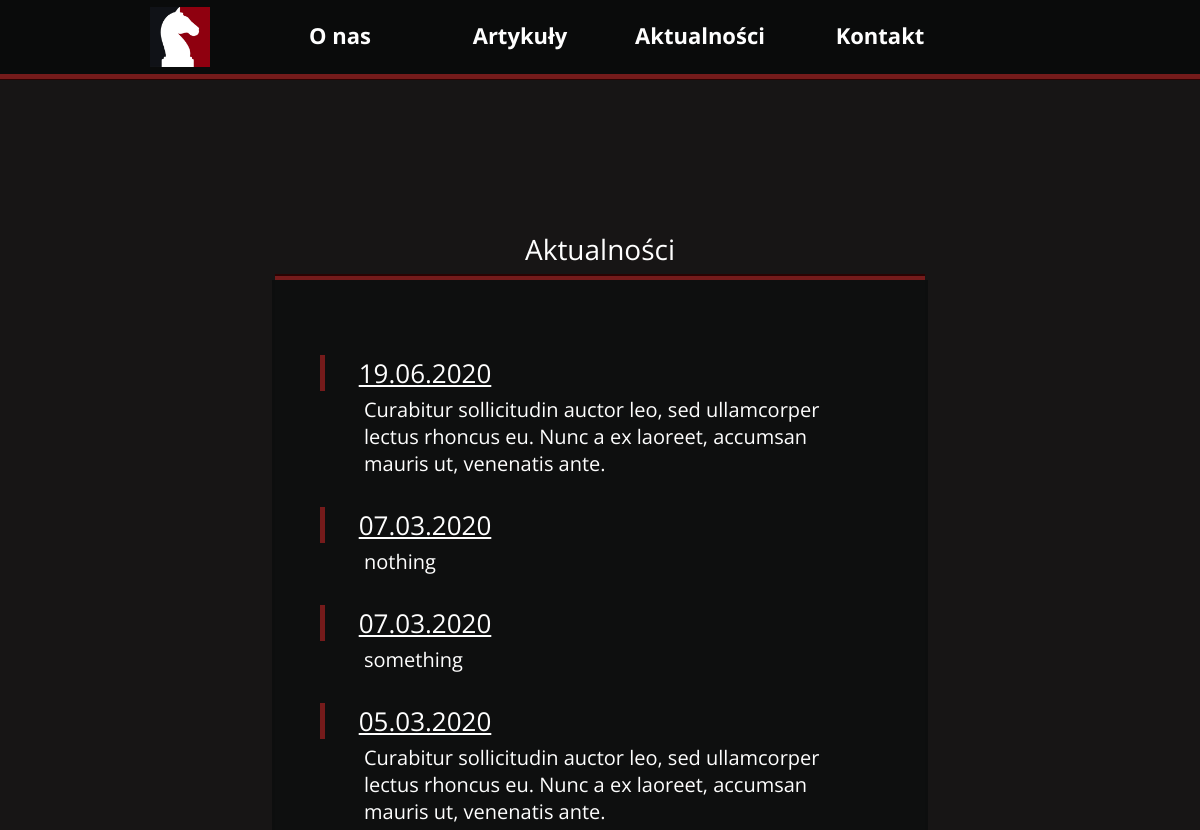
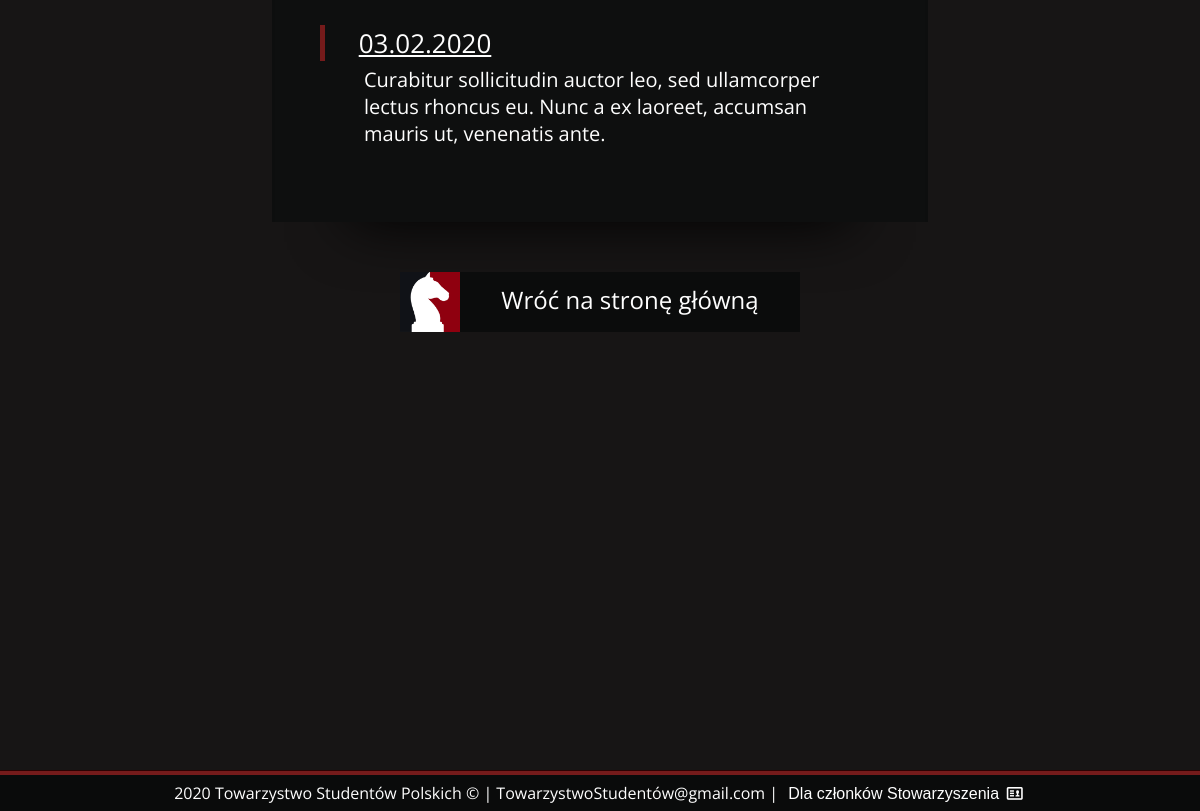
The page /current/ on the database as committed earlier (2 pictures, top to bottom).
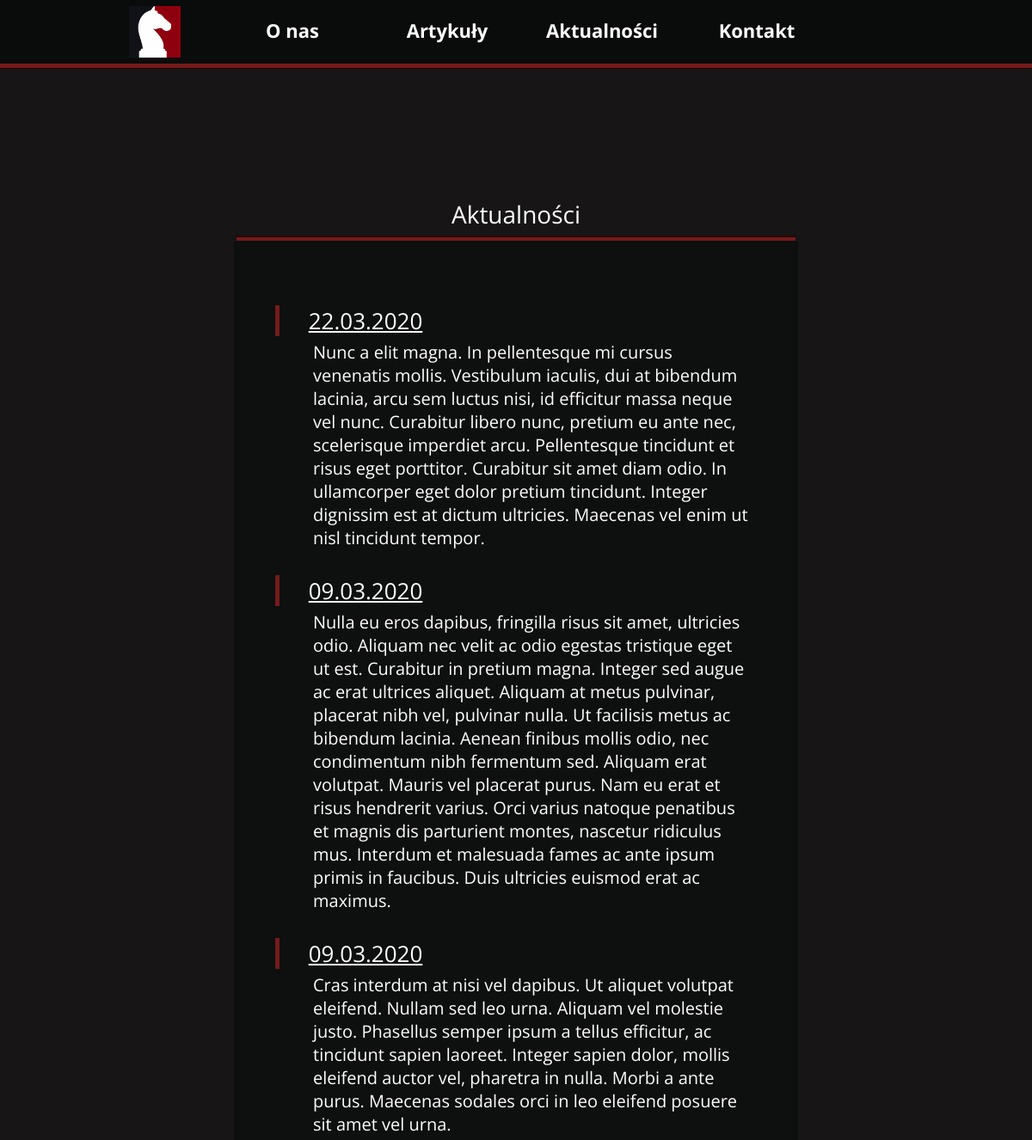
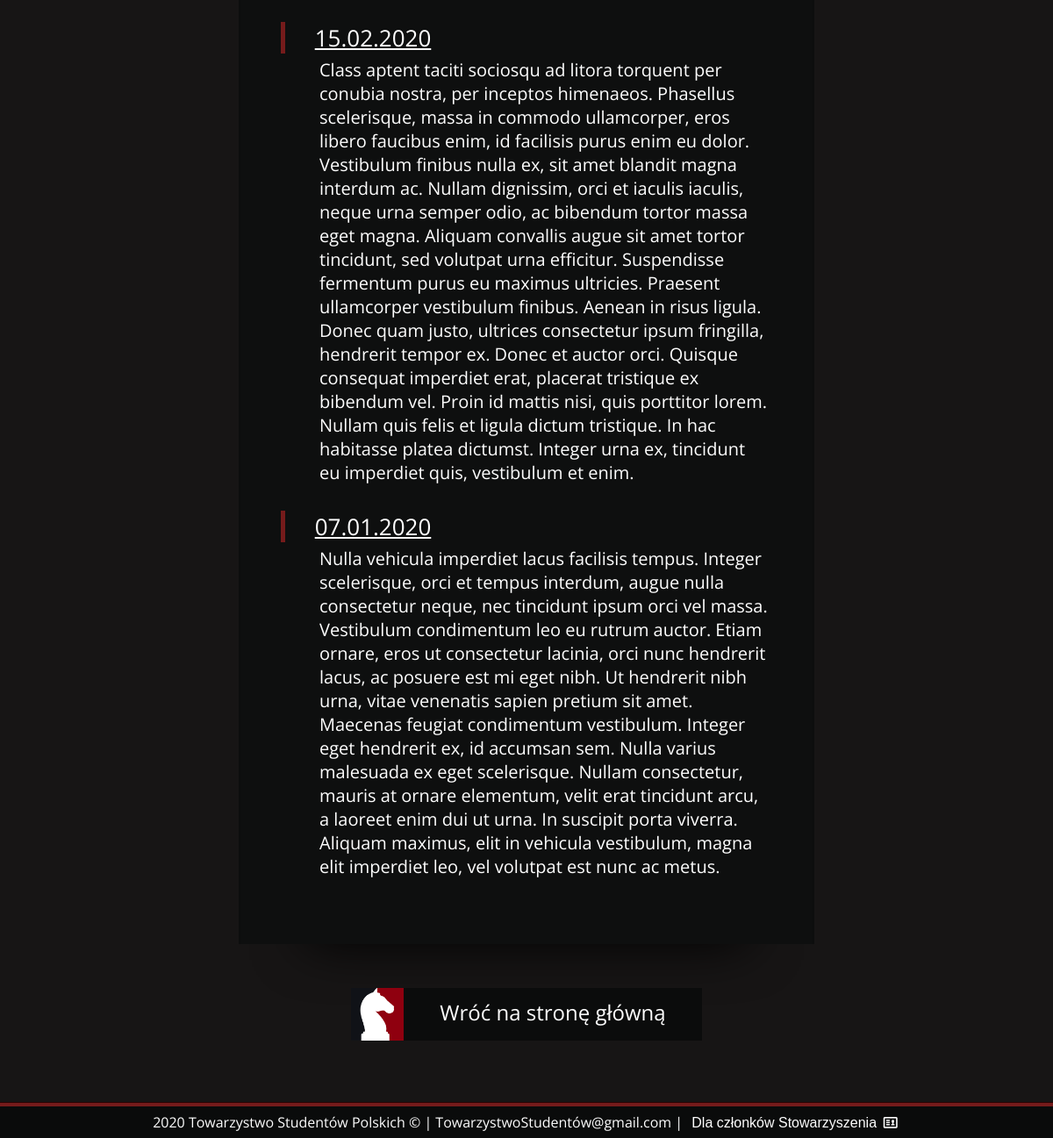
The same page on the database as committed later (2 pictures, top to bottom).
### current/models.py (models this page shows, shortened)
class NewsFeed(models.Model):
    date = models.DateTimeField()
    body = models.TextField()

### current/templates/current/current.html
{% extends "info/header_footer.html" %}
{% block content %}
<main>
                <header>
                        <div class="SectionHeader" >
                           <div style="text-align: center">Aktualności</div>
                           <div class="StickyLine2"></div>
                        </div>
                </header>
            <article>
                <div class="MainSectionBottom">
                    {% for post in object_list%}
                        <section>
                            <div class="NewsDiv">
                                <div class="TopNews">
                                    <a href="/current/{{post.id}}">{{ post.date|date:"d.m.Y" }}</a>
                                </div>
                                <div class="NewsText">
                                    <h3>
                                        {{post.body|safe}}
                                    </h3>
                                </div>
                            </div>
                        </section>
                    {% endfor %}
                </div>
            </article>
</main>
{% endblock %}

### info/templates/info/header_footer.html (shortened to what this page needs)
<!DOCTYPE html>
<html>
    <head>
        {% load static %}
        <link rel="stylesheet" href="{% static 'info/css/style.css' %}" type="text/css"/>
        <link rel="stylesheet" href="{% static 'info/css/fontello.css' %}" type="text/css"/>
    </head>
    <body>
        <header id="navigatorPC">
            <nav>
                <div class="nav">
                    <div class="navigation">
                        <div>
                            <a href="/">
                            <img class="Logo" src="{% static 'info/img/kon.png' %}" alt="logo"/>
                            </a>
                        </div>
                        <div class="MenuButtons">
                        {%if request.path == "/" %}
                            <ol>
                                <li><a id="link1" href="#">O nas</a></li>
                                <li><a id="link2" href="#">Artykuły</a></li>
                                <li><a id="link3" href="#">Aktualności</a></li>
                                <li><a id="link4" href="#">Kontakt</a></li>
                            </ol>
                        {% else %}
                            <ol>
                                <li><a href="/about/">O nas</a></li>
                                <li><a href="/articles/">Artykuły</a></li>
                                <li><a href="/current/">Aktualności</a></li>
                                <li><a href="/contact/">Kontakt</a></li>
                            </ol>
                        {%endif%}
                       </div>
                    </div>
                        <div style="clear: both;" class="StickyLine"></div>
                </div>
            </nav>
        </header>
        <div class="container">
            <div class="Hcorrector">
        {% block content %}
        {% endblock %}
        {%if request.path != "/"%}
            <header id="AlternativeNav">
                <div class="altnavdiv">
                    <div class="Logo">
                        <a href="/" id="MainLogo">
                        <img class="Logo" src="{% static 'info/img/kon.png' %}" alt="logo"/>
                        </a>
                    </div>
                    <a class="BackToMainB" href="/" >
                    <div class="AltButton"> Wróć na stronę główną </div>
                    </a>
                </div>
            </header>
        {%endif%}
        </div>
          <footer>
               <div id="footer1">
                <div class="StickyLine4"></div>
                <div class="footer">
                    2020 Towarzystwo Studentów Polskich &copy; | TowarzystwoStudentów@gmail.com |
                    <button class="ShowLogin">Dla członków Stowarzyszenia
                    <i class="icon-vcard"></i> </button>
                </div>
               </div>
            </footer>
        </div>
    </body>
</html>

### info/static/info/css/style.css (style rules this page uses)
a { color: inherit; }
body { background-color: #171515; color: #fefefe; margin: 0; font-family: 'Open Sans', sans-serif; font-size: 20px; line-height: normal; }
.nav { width: 100%; padding-top: 7px; background-color: #0a0b0b; text-align: center; }
.navigation { height: 60px; width: 900px; margin-left: auto; margin-right: auto; background-color: #0a0b0b; }
.Logo { float:left; height: 60px; width: 60px; }
.MenuButtons { height: 60px; width: 820px; }
.MenuButtons > ol { padding-top: 0; margin: 0; list-style-type: none; font-size: 22px; font-weight: 700; height: 60px; width: 720px; line-height: 200%; display: inline-block; }
.MenuButtons > ol > li { float: left; width: 180px; height: 60px; line-height: 200%; }
ol a { color: #fefefe; text-decoration: none; display: block; padding-top: 6px; transition: all 0.2s ease-in-out; }
.StickyLine { margin-top: 7px; width: 100%; height: 5px; background-color: #751b1b; border-bottom: 1px solid #2b0303 ; }
.container { margin-left: auto; margin-right: auto; }
h3 { font-size: 20px; font-weight: 400; color: #fefefe; padding: 0px; margin: 5px; }
.SectionHeader { width: 650px; margin-left: auto; margin-right: auto; margin-top: 150px; font-size: 28px; font-weight: 400; text-align: left; }
.StickyLine2 { margin-top: 6px; width: 100%; height: 4px; background-color: #751b1b; border-top: 2px solid #2b0303 ; }
.MainSectionBottom { padding: 45px; background-color: #0e0f0f; width: 560px; margin-left: auto; margin-right: auto; border-left: 3px solid #0d0e0e ; border-right: 3px solid #0d0e0e ; text-align: justify; position:relative; }
.MainSectionBottom:after { content: '' ; display: block; width: 500px; height: 100px; box-shadow: 0 2px 60px rgba(0, 0, 0, .98); position: absolute; bottom: 0.2%; left: 11.5%; z-index: -1; }
.TopNews { font-size: 26px; font-weight: 400; text-align: center; margin-right: auto; width: 200px; border-left: 5px solid #751b1b; }
.NewsText { text-align: left; margin-left: 39px; }
.footer { font-size: 16px; padding: 3px; background-color: #0a0b0b; text-align: center; line-height: 30px; height: 30px; width: 100% }
.StickyLine4 { margin-top: 70px; width: 100%; height: 4px; background-color: #751b1b; border-top: 1px solid #2b0303 ; }
.ShowLogin { cursor: pointer; color: #fefefe; font-size: 16px; background-color: #0a0b0b ; border-style: none; }
.NewsDiv { margin: 30px 0; }
.AltButton { float: left; width: 340px; height: 60px; font-size: 24px; text-align: center; background-color: #0b0c0c; transition: all 0.2s ease-in-out; cursor: pointer; }
.altnavdiv { margin-left: auto; margin-right: auto; margin-top: 50px; width: 400px; line-height: 55px; }
.BackToMainB { text-decoration: none; color: #fefefe; }
@media (min-width: 801px) { #navigatorPC { display: block; } }
@media (min-width: 801px) { #footer1 { display: block; } }
@media (min-width: 801px) { .Hcorrector { min-height: 1300px; } }

Rows that differ between the two databases and show on the page:
removed NewsFeed: date "19.06.2020", body "Curabitur sollicitudin auctor leo, sed ullamcorper lectus rhoncus eu. Nunc a ex laoreet, accumsan mauris ut, venenatis ante."
removed NewsFeed: date "07.03.2020", body "nothing"
removed NewsFeed: date "07.03.2020", body "something"
removed NewsFeed: date "05.03.2020", body "Curabitur sollicitudin auctor leo, sed ullamcorper lectus rhoncus eu. Nunc a ex laoreet, accumsan mauris ut, venenatis ante."
removed NewsFeed: date "03.02.2020", body "Curabitur sollicitudin auctor leo, sed ullamcorper lectus rhoncus eu. Nunc a ex laoreet, accumsan mauris ut, venenatis ante."
added NewsFeed: date "22.03.2020", body "Nunc a elit magna. In pellentesque mi cursus venenatis mollis. Vestibulum iaculis, dui at bibendum lacinia, arcu sem luctus nisi, id efficitur massa neque vel nunc. Curabitur libero nunc, pretium eu ante nec, scelerisque imperdiet arcu. Pellentesque tincidunt et risus eget porttitor. Curabitur sit amet diam odio. In ullamcorper eget dolor pretium tincidunt. Integer dignissim est at dictum ultricies. Maecenas vel enim ut nisl tincidunt tempor."
added NewsFeed: date "09.03.2020", body "Nulla eu eros dapibus, fringilla risus sit amet, ultricies odio. Aliquam nec velit ac odio egestas tristique eget ut est. Curabitur in pretium magna. Integer sed augue ac erat ultrices aliquet. Aliquam at metus pulvinar, placerat nibh vel, pulvinar nulla. Ut facilisis metus ac bibendum lacinia. Aenean finibus mollis odio, nec condimentum nibh fermentum sed. Aliquam erat volutpat. Mauris vel placerat purus. Nam eu erat et risus hendrerit varius. Orci varius natoque penatibus et magnis dis parturient montes, nascetur ridiculus mus. Interdum et malesuada fames ac ante ipsum primis in faucibus. Duis ultricies euismod erat ac maximus."
added NewsFeed: date "09.03.2020", body "Cras interdum at nisi vel dapibus. Ut aliquet volutpat eleifend. Nullam sed leo urna. Aliquam vel molestie justo. Phasellus semper ipsum a tellus efficitur, ac tincidunt sapien laoreet. Integer sapien dolor, mollis eleifend auctor vel, pharetra in nulla. Morbi a ante purus. Maecenas sodales orci in leo eleifend posuere sit amet vel urna."
added NewsFeed: date "15.02.2020", body "Class aptent taciti sociosqu ad litora torquent per conubia nostra, per inceptos himenaeos. Phasellus scelerisque, massa in commodo ullamcorper, eros libero faucibus enim, id facilisis purus enim eu dolor. Vestibulum finibus nulla ex, sit amet blandit magna interdum ac. Nullam dignissim, orci et iaculis iaculis, neque urna semper odio, ac bibendum tortor massa eget magna. Aliquam convallis augue sit amet tortor tincidunt, sed volutpat urna efficitur. Suspendisse fermentum purus eu maximus ultricies. Praesent ullamcorper vestibulum finibus. Aenean in risus ligula. Donec quam justo, ultrices consectetur ipsum fringilla, hendrerit tempor ex. Donec et auctor orci. Quisque consequat imperdiet…"
added NewsFeed: date "07.01.2020", body "Nulla vehicula imperdiet lacus facilisis tempus. Integer scelerisque, orci et tempus interdum, augue nulla consectetur neque, nec tincidunt ipsum orci vel massa. Vestibulum condimentum leo eu rutrum auctor. Etiam ornare, eros ut consectetur lacinia, orci nunc hendrerit lacus, ac posuere est mi eget nibh. Ut hendrerit nibh urna, vitae venenatis sapien pretium sit amet. Maecenas feugiat condimentum vestibulum. Integer eget hendrerit ex, id accumsan sem. Nulla varius malesuada ex eget scelerisque. Nullam consectetur, mauris at ornare elementum, velit erat tincidunt arcu, a laoreet enim dui ut urna. In suscipit porta viverra. Aliquam maximus, elit in vehicula vestibulum, magna elit imperdiet…"
